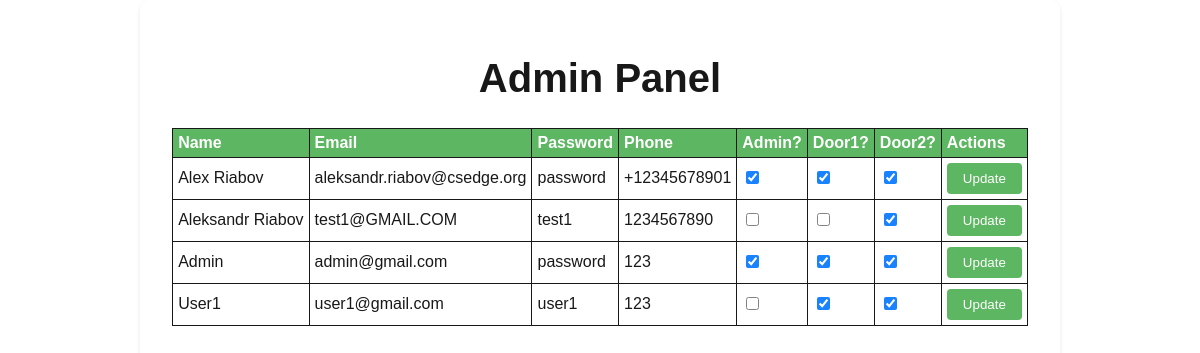
Page /admin (signed in) on the earlier database version.
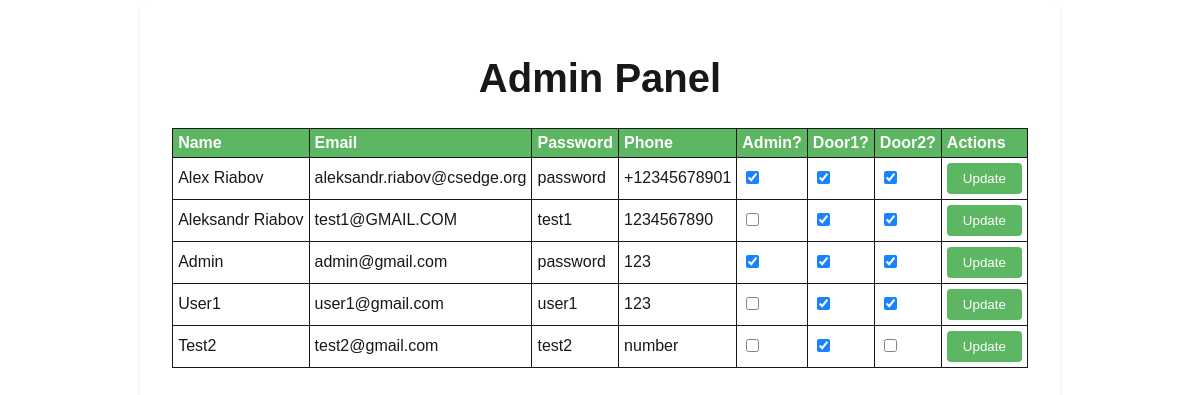
Same page on the later database version.
### tables this page shows
CREATE TABLE users(name TEXT NOT NULL, email TEXT NOT NULL, phone TEXT, password TEXT NOT NULL, _isAdmin INTEGER DEFAULT 0 NOT NULL, door1 INTEGER DEFAULT 0 NOT NULL, door2 INTEGER DEFAULT 0 NOT NULL );

### app.py (the view)
@app.route('/admin')
def admin():
    if '_isAdmin' in session:
        if session['_isAdmin'] == 1:
            conn = sqlite3.connect('./static/myapp.db')
            curs = conn.cursor()
            curs.execute('SELECT * FROM users')
            users = curs.fetchall()
            return render_template('admin.html', users=users)
        else :
            return redirect(url_for('profile'))
    return redirect(url_for('login'))

### templates/admin.html (shortened to what this page needs)
<!DOCTYPE html>
<html lang="en" class="indexBody">
<head>
    <link rel="stylesheet" href="/static/styless.css">
  </head>
  <body  class="mainBody">
    <h1>Admin Panel</h1>
    <table>
      <thead>
        <tr>
          <th>Name</th>
          <th>Email</th>
          <th>Password</th>
          <th>Phone</th>
          <th>Admin?</th>
          <th>Door1?</th>
          <th>Door2?</th>
          <th>Actions</th>
        </tr>
      </thead>
      <tbody>
        {% for user in users %}
        <tr>
            <form action="/update" method="POST">
                <td>{{ user[0] }}</td>
                <td>{{ user[1] }}</td>
                <td>{{ user[3] }}</td>
                <td>{{ user[2] }}</td>
                <td>
                  <input type="checkbox" name="isAdmin"  {% if user[4] == 1 %}checked value="1" {% else %} value="0" {% endif %}>
                </td>
                <td>
                  <input type="checkbox" name="door1" value="1" {% if user[5] == 1 %}checked value="1" {% else %} value="0" {% endif %}>
                </td>
                <td>
                  <input type="checkbox" name="door2" value="1" {% if user[6] == 1 %}checked value="1" {% else %} value="0" {% endif %}>
                </td>
                <td><input type="submit" value="Update"></td>
              </form>
        {% endfor %}
      </tbody>
    </table>
  </body>
</html>

### static/styless.css (style rules this page uses)
.indexBody { text-align: center; }
html { height: 100%; background-image: url('https://source.unsplash.com/1600x900/?sanfrancisco'); background-size: cover; background-repeat: no-repeat; opacity: 0.9; }
body { font-family: Arial, sans-serif; height: 100%; margin: 0; }
h1 { font-size: 2.5rem; text-align: center; margin-top: 1.5rem; }

### templates/admin.html (style rules this page uses)
.mainBody { display: inline-block; flex: auto; margin: 0 auto; max-width: fit-content; width: 100%; background: rgba(255, 255, 255, 0.751); border-radius: 10px; box-shadow: 0px 2px 5px rgba(0, 0, 0, 0.1); padding: 2rem 2rem 0 2rem; }
table, th, td { border: 1px solid black; border-collapse: collapse; background-color: white; }
th, td { padding: 5px; text-align: left; }
th { background-color: #4CAF50; color: white; }
input[type="submit"] { background-color: #4CAF50; color: white; padding: 8px 16px; text-decoration: none; border: none; border-radius: 4px; cursor: pointer; }

Differences in the rows shown:
changed users "Aleksandr Riabov": door1 "☐" → "☑"
added users: name "Test2", email "test2@gmail.com", password "test2", phone "number", door1 "☑"
